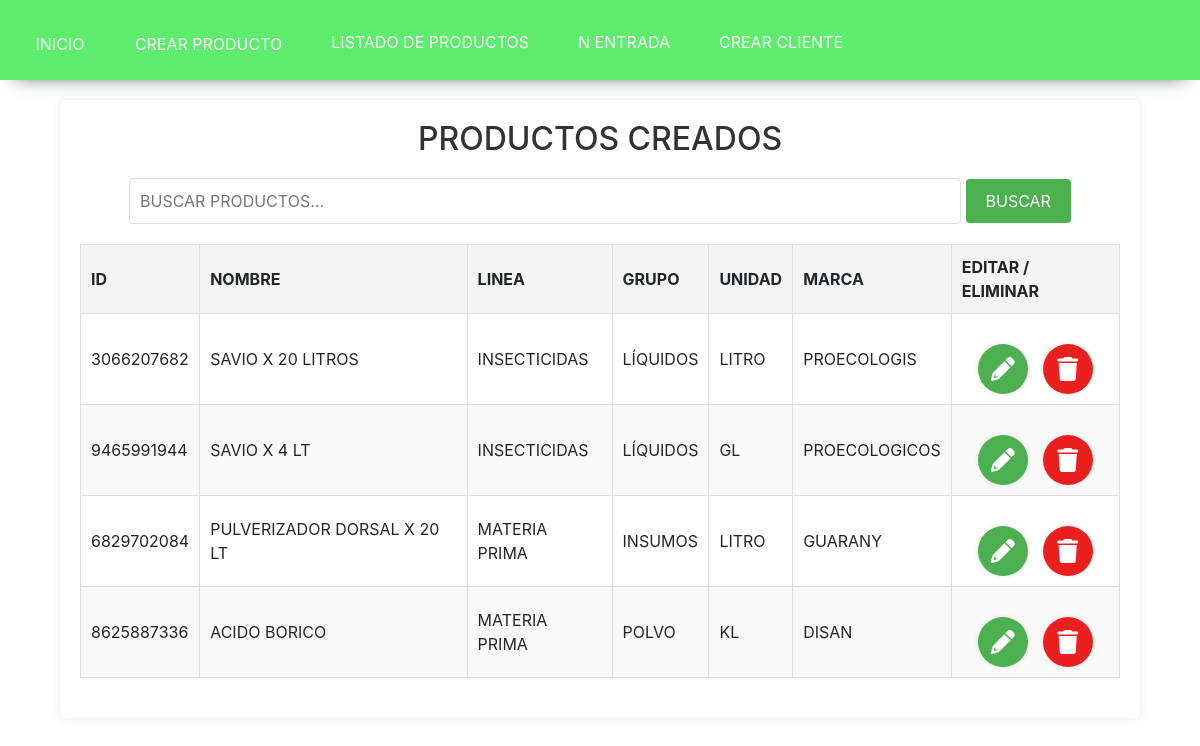
The page /productos_listado/ on the database as committed earlier.
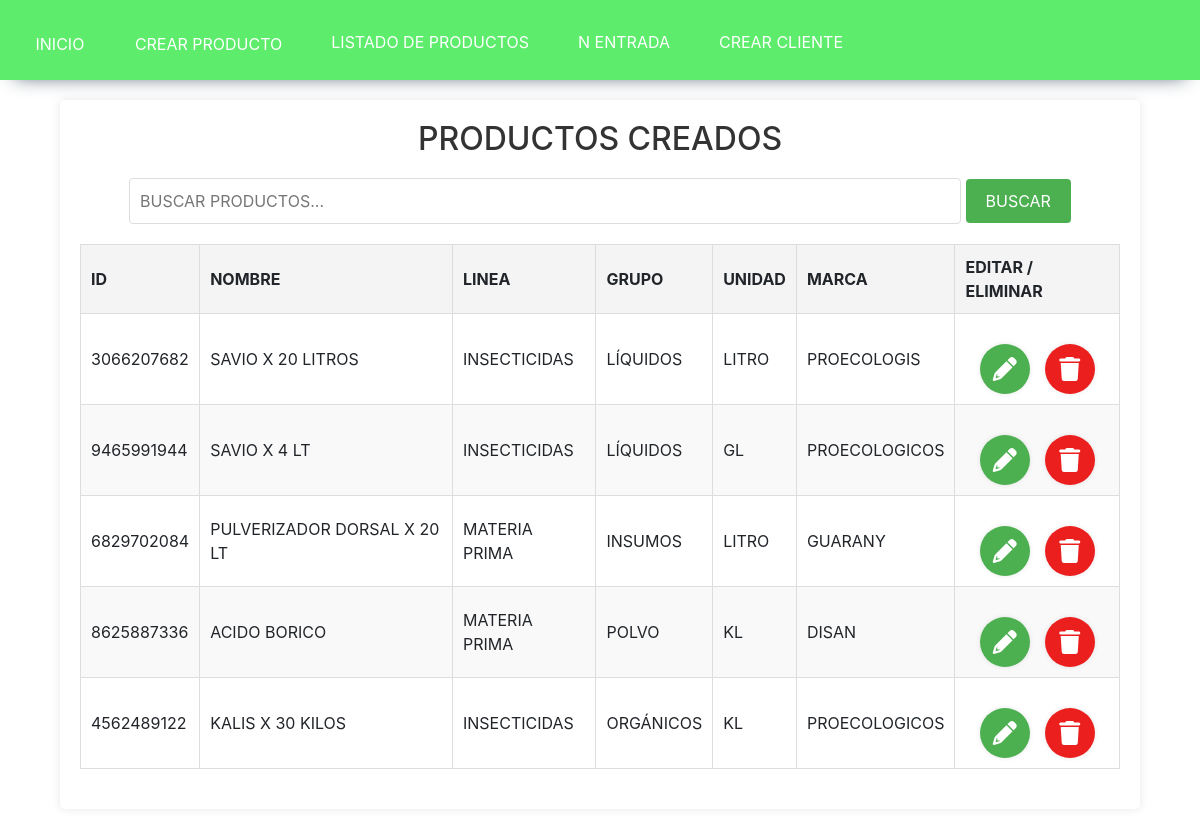
The same page on the database as committed later.
### APP_PM/models.py (models this page shows, shortened)
class Crear_producto(models.Model):
    LINEA_OPCIONES = [
        ('insecticidas', 'Insecticidas'),
        ('fertilizantes', 'Fertilizantes'),
        ('materia prima', 'Materia Prima'),
        ('insumos', 'Insumos'),
        ('coayudantes', 'Coayudantes'),
        ('gravados', 'Gravados'),
        ('bioinsumos', 'Bioinsumos'),
        ('fungicidas', 'Fungicidas'),
        ('maquila', 'Maquila'),
        ('herbicidas', 'Herbicidas'),
    ]
    GRUPO_OPCIONES = [
        ('Orgánicos', 'Orgánicos'),
        ('Granulados', 'Granulados'),
        ('Líquidos', 'Líquidos'),
        ('Polvo', 'Polvo'),
        ('Materia Prima', 'Materia Prima'),
        ('Insumos', 'Insumos'),
    ]
    UNIDAD_OPCIONES = [
        ('KL', 'Kilo'),
        ('KG', 'Kilogramos'),
        ('Litro', 'Litro'),
        ('GL', 'Galones'),
        ('MIL', 'Milímetros'),
        ('C.C', 'Centímetros Cúbicos'),
    ]
    id_producto = models.CharField(max_length=10, unique=True, editable=False, blank=True)
    nombre_producto = models.CharField(max_length=100)
    linea = models.CharField(max_length=100, choices=LINEA_OPCIONES)  # Valor por defecto
    grupo = models.CharField(max_length=100, choices=GRUPO_OPCIONES)
    unidad = models.CharField(max_length=100, choices=UNIDAD_OPCIONES)
    marca = models.CharField(max_length=100)

### APP_PM/views.py (the view)
# urls.py: path('productos_listado/', views.productos_listado, name='productos_listado'),
def productos_listado(request):
    query = request.GET.get('q')
    if query:
        productos = Crear_producto.objects.filter(nombre_producto__icontains=query)
    else:
        productos = Crear_producto.objects.all()
    return render(request, 'Productos/productos_listado.html', {'productos': productos})

### APP_PM/templates/Productos/productos_listado.html (shortened to what this page needs)
<!DOCTYPE html>
<html lang="es">
<head>
    <link rel="stylesheet" href="https://cdnjs.cloudflare.com/ajax/libs/font-awesome/6.0.0-beta3/css/all.min.css">
    {% extends 'Home/home.html' %}
    {% block content %}
</head>
<body>
    <div class="container">
        <h2>Productos Creados</h2>
        <div class="search-bar">
            <form method="GET" action="{% url 'productos_listado' %}">
                <input type="text" name="q" placeholder="Buscar productos..." value="{{ request.GET.q }}">
                <button type="submit">Buscar</button>
            </form>
        </div>
        <table>
            <thead>
                <tr>
                    <th>ID</th>
                    <th>Nombre</th>
                    <th>Linea</th>
                    <th>Grupo</th>
                    <th>Unidad</th>
                    <th>Marca</th>
                    <th>Editar / Eliminar</th>
                </tr>
            </thead>
            <tbody>
                {% for producto in productos %}
                <tr>
                    <td>{{ producto.id_producto }}</td>
                    <td>{{ producto.nombre_producto }}</td>
                    <td>{{ producto.linea }}</td>
                    <td>{{ producto.grupo }}</td>
                    <td>{{ producto.unidad }}</td>
                    <td>{{ producto.marca }}</td>
                    <td>
                        <div class="button-container">
                            <a href="{% url 'editar_producto' producto.id_producto %}" class="green"><i class="fa fa-pencil"></i></a>
                            <a href="{% url 'eliminar_producto' producto.id_producto %}" onclick="event.preventDefault(); confirmarEliminacion(this.href);" class="red"><i class="fa fa-trash"></i></a>
                        </div>
                    </td>
                </tr>
                {% empty %}
                <tr>
                    <td colspan="6">No hay productos que coincidan con la búsqueda.</td>
                </tr>
                {% endfor %}
            </tbody>
        </table>
    </div>
</body>
</html>
{% endblock %}

Rows that differ between the two databases and show on the page:
added Crear_producto: id_producto "4562489122", nombre_producto "KALIS X 30 KILOS", linea "INSECTICIDAS", grupo "ORGÁNICOS", unidad "KL", marca "PROECOLOGICOS"
